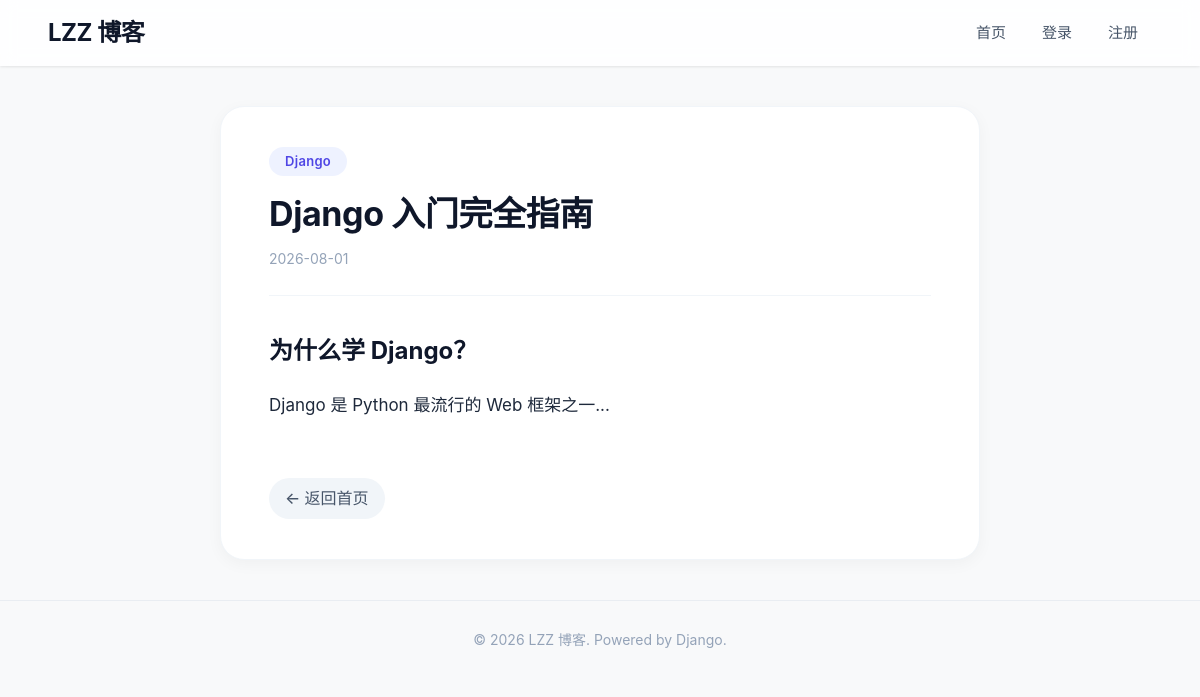
The app's page /post/1/ with its own data.
### blog/models.py (models this page shows, shortened)
class Post(models.Model):
    title = models.CharField('标题', max_length=200)
    slug = models.SlugField('URL标识', max_length=200, unique=True)
    summary = models.TextField('摘要', blank=True)
    content = models.TextField('正文')
    category = models.ForeignKey(
        Category,
        on_delete=models.CASCADE,
        verbose_name='分类',
        related_name='posts'
    )
    favorites = models.ManyToManyField(
        User,
        related_name='favorite_posts',
        verbose_name='收藏者',
        blank=True
    )
    created_at = models.DateTimeField('创建时间', auto_now_add=True)
    updated_at = models.DateTimeField('更新时间', auto_now=True)
    class Meta:
        verbose_name = '文章'
        verbose_name_plural = '文章'
        ordering = ['-created_at']

class Category(models.Model):
    name = models.CharField('分类名', max_length=50, unique=True)
    slug = models.SlugField('URL标识', max_length=50, unique=True)
    class Meta:
        verbose_name = '分类'
        verbose_name_plural = '分类'

### blog/views.py (the view)
# urls.py: path('post/<int:pk>/', views.post_detail, name='post_detail'),
def post_detail(request, pk):
    post = get_object_or_404(Post, pk=pk)
    context = {
        'post': post,
        'title': f'{post.title} - LZZ 博客'
    }
    return render(request, 'blog/post_detail.html', context)

### blog/templates/blog/post_detail.html (shortened to what this page needs)
{% extends 'blog/base.html' %}
{% block content %}
<article class="post-view">
    <span class="category-tag">{{ post.category.name }}</span>
    <div class="post-header">
        <h1>{{ post.title }}</h1>
    </div>
    <time>{{ post.created_at|date:"Y-m-d" }}</time>
    <div class="content">{{ post.content|safe }}</div>
    <a href="{% url 'blog:index' %}" class="back-link">← 返回首页</a>
</article>
{% endblock %}

### blog/templates/blog/base.html (style rules this page uses)
* { margin: 0; padding: 0; box-sizing: border-box; }
body { font-family: -apple-system, BlinkMacSystemFont, 'Segoe UI', Roboto, 'Helvetica Neue', sans-serif; background: #f8f9fa; color: #1e293b; line-height: 1.6; }
.post-view { max-width: 760px; margin: 0 auto; background: #ffffff; padding: 40px 48px; border-radius: 24px; box-shadow: 0 4px 16px rgba(0, 0, 0, 0.04); border: 1px solid #f1f5f9; }
.category-tag { display: inline-block; padding: 4px 16px; background: #eef2ff; color: #4f46e5; border-radius: 30px; font-size: 13px; font-weight: 600; margin-bottom: 16px; letter-spacing: 0.3px; }
.post-view h1 { font-size: 34px; font-weight: 700; margin-bottom: 12px; line-height: 1.3; color: #0f172a; letter-spacing: -0.4px; }
.post-view time { display: block; color: #94a3b8; font-size: 14px; margin-bottom: 32px; padding-bottom: 24px; border-bottom: 1px solid #f1f5f9; }
.content { line-height: 1.9; font-size: 17px; color: #1e293b; }
.content h2 { margin: 32px 0 16px; font-size: 24px; font-weight: 700; color: #0f172a; }
.content p { margin-bottom: 16px; }
.back-link { display: inline-block; margin-top: 40px; color: #475569; text-decoration: none; font-weight: 500; transition: color 0.2s; padding: 8px 16px; border-radius: 30px; background: #f1f5f9; }
.post-header { display: flex; justify-content: space-between; align-items: flex-start; }

### records on screen
Post: category.name "Django", title "Django 入门完全指南", created_at "2026-08-01", content "为什么学 Django？ Django 是 Python 最流行的 Web 框架之一..."
